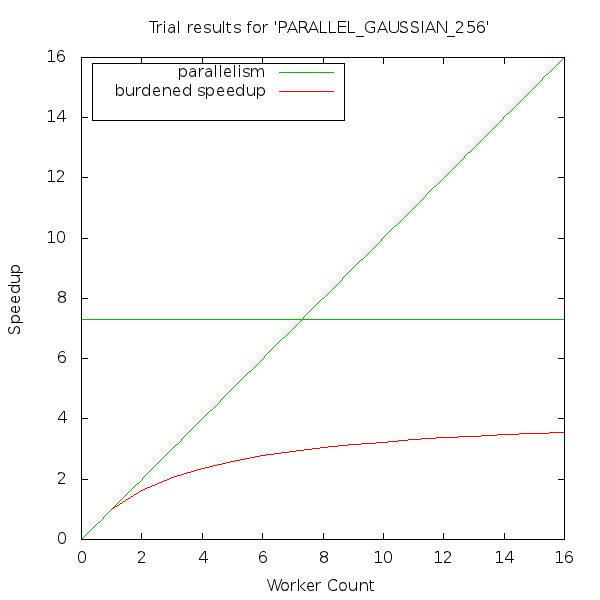

Recreate this plot in gnuplot.
set terminal png size 600, 600
set output "PARALLEL_GAUSSIAN_256.png"
set datafile separator ","
set size square 1.0, 1.0
set title "Trial results for 'PARALLEL_GAUSSIAN_256'"
set xlabel "Worker Count" 0.0,0.0
set ylabel "Speedup" 0.0,0.0
set key left top box
set pointsize 1.8
plot [0:16] [0:16] x title "parallelism" lt 2, 7.302005 notitle lt 2, "PARALLEL_GAUSSIAN_256.csv" using 1:2 title "burdened speedup" with lines lt 1, "PARALLEL_GAUSSIAN_256.csv" using 1:4 with points pt 1 title "trials"
